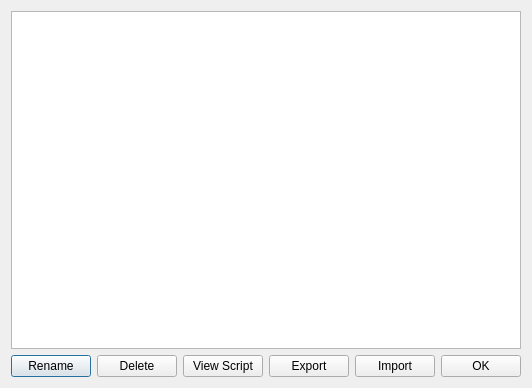
<?xml version="1.0" encoding="UTF-8"?>
<ui version="4.0">
 <class>ManageMacrosDialog</class>
 <widget class="QDialog" name="ManageMacrosDialog">
  <property name="geometry">
   <rect>
    <x>0</x>
    <y>0</y>
    <width>466</width>
    <height>388</height>
   </rect>
  </property>
  <property name="windowTitle">
   <string>Manage Macros</string>
  </property>
  <layout class="QVBoxLayout" name="verticalLayout">
   <item>
    <widget class="QListWidget" name="macro_list"/>
   </item>
   <item>
    <layout class="QHBoxLayout" name="horizontalLayout">
     <item>
      <widget class="QPushButton" name="rename_button">
       <property name="text">
        <string>Rename</string>
       </property>
      </widget>
     </item>
     <item>
      <widget class="QPushButton" name="delete_button">
       <property name="text">
        <string>Delete</string>
       </property>
      </widget>
     </item>
     <item>
      <widget class="QPushButton" name="view_script_button">
       <property name="text">
        <string>View Script</string>
       </property>
      </widget>
     </item>
     <item>
      <widget class="QPushButton" name="export_button">
       <property name="text">
        <string>Export</string>
       </property>
      </widget>
     </item>
     <item>
      <widget class="QPushButton" name="import_button">
       <property name="text">
        <string>Import</string>
       </property>
      </widget>
     </item>
     <item>
      <widget class="QPushButton" name="ok_button">
       <property name="text">
        <string>OK</string>
       </property>
      </widget>
     </item>
    </layout>
   </item>
  </layout>
 </widget>
 <resources/>
 <connections/>
</ui>
